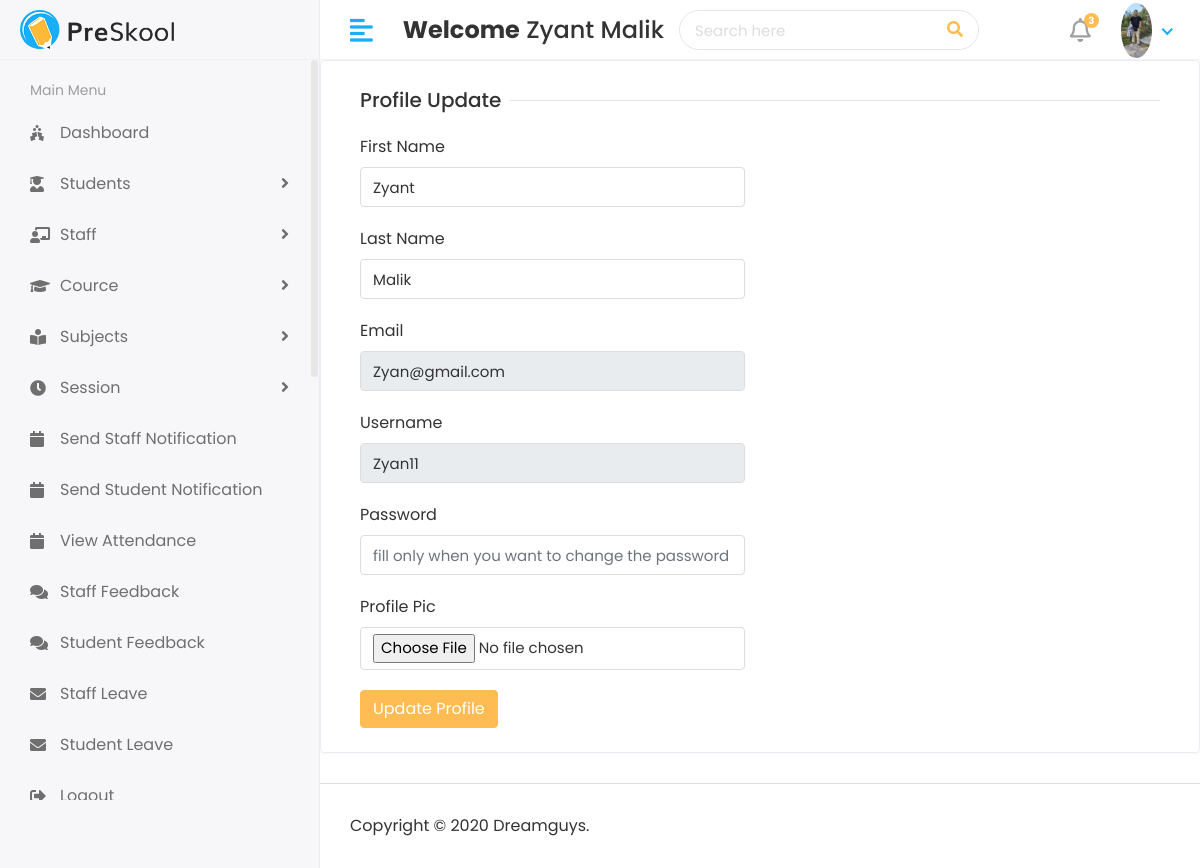
Page /profile/ (signed in) on the earlier database version.
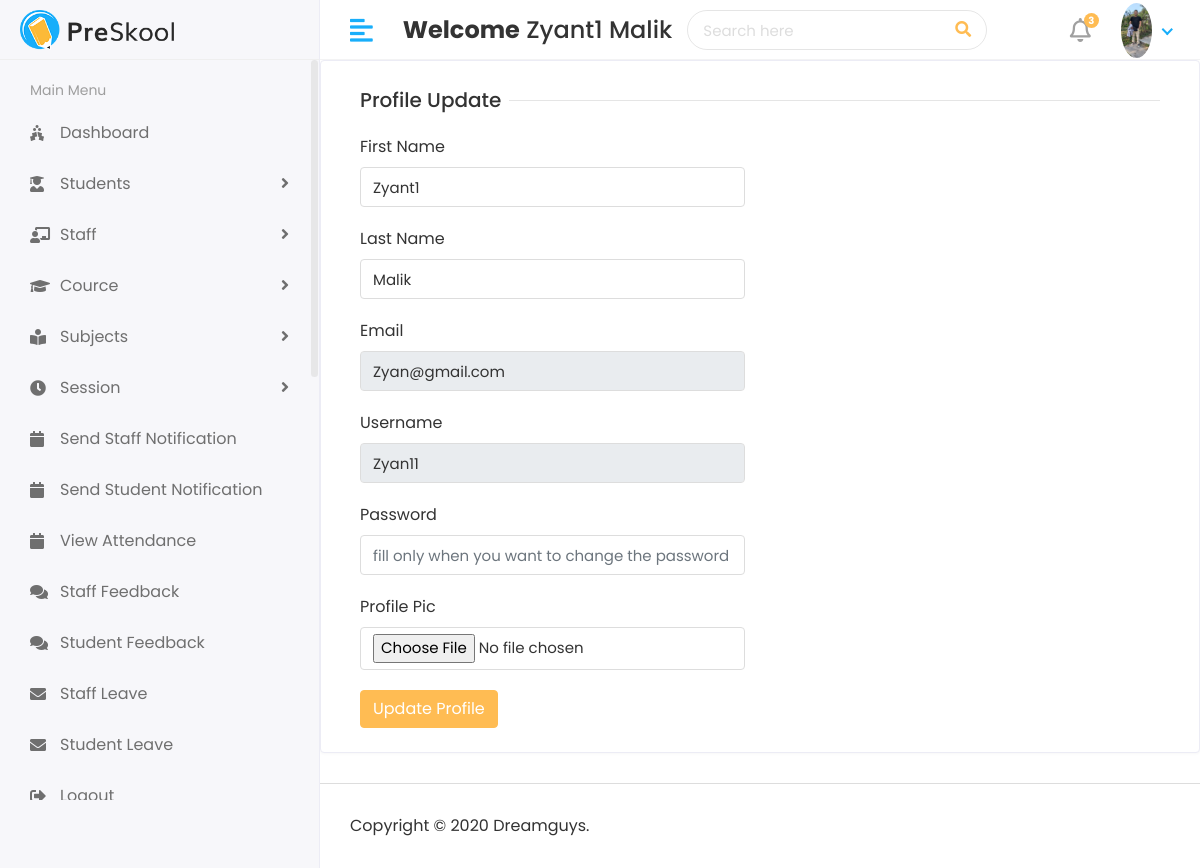
Same page on the later database version.
### app_attendance_system/models.py (models this page shows)
class CustomUser(AbstractUser):
    USER = {
        (1, 'HOD'),
        (2, 'STAFF'),
        (3, 'STUDENT'),
    }
    user_type= models.CharField(choices=USER, max_length=1, default=1)
    profile_pic = models.ImageField(upload_to='static/assets/img/profile_pic/')

### app_attendance_system/views.py (the view)
# urls.py: path('profile/', views.Profile, name='profile'),
def Profile(request):
    user=CustomUser.objects.get(id=request.user.id)
    context ={
        "user":user,
    }
    return render(request, 'profile/users-profile.html',context)

### templates/profile/users-profile.html (shortened to what this page needs)
{% extends "layouts/master.html" %} {% load static %}
{%block content %}
<div class="row">
  <div class="col-sm-12">
    <div class="card">
      <div class="card-body">
        <form action="{% url 'update-profile' %}" method= "post" enctype='multipart/form-data'>
            <div class="col-12">
              <h5 class="form-title"><span>Profile Update</span></h5>
            </div>
            <div class="col-12 col-sm-6">
              <div class="form-group">
                <label>First Name</label>
                <input type="text" class="form-control" name="first_name" value="{{user.first_name}}"/>
              </div>
            </div>
            <div class="col-12 col-sm-6">
              <div class="form-group">
                <label>Last Name</label>
                <input type="text" class="form-control" name="last_name" value="{{user.last_name}}"/>
              </div>
            </div>
            <div class="col-12 col-sm-6">
              <div class="form-group">
                <label>Email</label>
                <input type="email" class="form-control" readonly name="email" value="{{user.email}}" />
              </div>
            </div>
            <div class="col-12 col-sm-6">
              <div class="form-group">
                <label>Username</label>
                <input type="text" class="form-control" readonly name="username"  value="{{user.username}}" />
              </div>
            </div>
            <div class="col-12 col-sm-6">
              <div class="form-group">
                <label>Password</label>
                <input type="password" class="form-control" placeholder="fill only when you want to change the password" name= "password"/>
              </div>
            </div>
            <div class="col-12 col-sm-6">
              <div class="form-group">
                <label>Profile Pic</label>
                <input type="file" class="form-control" name="profile_pic" />
              </div>
            </div>
            <div class="col-12">
              <button type="submit" class="btn btn-primary">Update Profile</button>
            </div>
        </form>
      </div>
    </div>
  </div>
</div>
{% endblock %}

### templates/layouts/master.html (shortened to what this page needs)
{% load static %}
<!DOCTYPE html>
<html lang="en">
   <head>
      <link rel="stylesheet" href="{% static 'assets/plugins/bootstrap/css/bootstrap.min.css' %}">
      <link rel="stylesheet" href="{% static 'assets/plugins/fontawesome/css/fontawesome.min.css' %}">
      <link rel="stylesheet" href="{% static 'assets/plugins/fontawesome/css/all.min.css' %}">
      <link rel="stylesheet" href="{% static 'assets/css/style.css' %}">
       <link rel="stylesheet" href="{% static 'assets/plugins/datatables/datatables.min.css' %}">
   </head>
   <body>
      <div class="main-wrapper">
         {% include "components/header.html" %}
         {% include "components/sidebar.html" %}
         <div class="page-wrapper">
                {% block content %}
         {% endblock  %}
            {% include "components/footer.html" %}
      </div>
   </div>
   </body>
</html>

### templates/components/header.html (shortened to what this page needs)
{%load static%}
<div class="header">
    <div class="header-left">
       <a href="index.html" class="logo">
       <img src="{% static 'assets/img/logo.png' %}" alt="Logo">
       </a>
    </div>
    <a href="javascript:void(0);" id="toggle_btn">
    <i class="fas fa-align-left"></i>
    </a>
    <div class="top-nav-search mt-3">
      <h4><strong>Welcome</strong>&nbsp;<span>{{user.first_name}} {{user.last_name}}</span></h4>
    </div>
    <div class="top-nav-search">
       <form>
          <input type="text" class="form-control" placeholder="Search here">
          <button class="btn" type="submit"><i class="fas fa-search"></i></button>
       </form>
    </div>
    <ul class="nav user-menu">
       <li class="nav-item dropdown noti-dropdown">
          <a href="#" class="dropdown-toggle nav-link" data-toggle="dropdown">
          <i class="far fa-bell"></i> <span class="badge badge-pill">3</span>
          </a>
       </li>
       <li class="nav-item dropdown has-arrow">
          <a href="#" class="dropdown-toggle nav-link" data-toggle="dropdown">
            {% if user.profile_pic == "" %}
            <span class="user-img"><img class="rounded-circle" src="{% static 'assets/img/no image.jpg' %}" width=31 width="31" alt="profile pic"></span>
            {% else %}
          <span class="user-img"><img class="rounded-circle" src="/{{user.profile_pic}}" width=31 width="31" alt="profile pic"></span>
          {% endif %}
          </a>
       </li>
    </ul>
 </div>

### templates/components/sidebar.html (shortened to what this page needs)
{%load static%}
{% load active_link_tags %}
<div class="sidebar" id="sidebar">
    <div class="sidebar-inner slimscroll">
       <div id="sidebar-menu" class="sidebar-menu">
          <ul>
             <li class="menu-title">
                <span>Main Menu</span>
             </li>
             <li class="{% active_link 'hod' 'active' %}">
               <a href="{% url 'hod' %}"><i class="fas fa-holly-berry"></i> <span>Dashboard</span></a>
            </li>
             <li class="submenu {% active_link 'view-student' 'active' %}{% active_link 'add-student' 'active' %}">
                <a href="#"><i class="fas fa-user-graduate"></i> <span> Students</span> <span class="menu-arrow"></span></a>
             </li>
             <li class="submenu {% active_link 'view-staff' 'active' %}{% active_link 'add-staff' 'active' %}">
                <a href="#"><i class="fas fa-chalkboard-teacher"></i> <span> Staff</span> <span class="menu-arrow"></span></a>
             </li>
             <li class="submenu {% active_link 'view-cource' 'active' %}{% active_link 'add-cource' 'active' %}">
                <a href="#"><i class="fa fa-graduation-cap"></i> <span> Cource</span> <span class="menu-arrow"></span></a>
             </li>
             <li class="submenu {% active_link 'view-subject' 'active' %}{% active_link 'add-subject' 'active' %}">
                <a href="#"><i class="fas fa-book-reader"></i> <span> Subjects</span> <span class="menu-arrow"></span></a>
             </li>
             <li class="submenu {% active_link 'add-session' 'active' %}{% active_link 'view-session' 'active' %}">
                <a href="#"><i class="fas fa-clock"></i> <span> Session</span> <span class="menu-arrow"></span></a>
             </li>
             <li>
               <a href="holiday.html"><i class="fa fa-calendar"></i> <span>Send Staff Notification</span></a>
            </li>
             <li>
               <a href="holiday.html"><i class="fa fa-calendar"></i> <span>Send Student Notification</span></a>
            </li>
             <li>
               <a href="holiday.html"><i class="fa fa-calendar"></i> <span>View Attendance</span></a>
            </li>
             <li>
               <a href="holiday.html"><i class="fas fa-comments"></i> <span>Staff Feedback</span></a>
            </li>
             <li>
               <a href="holiday.html"><i class="fas fa-comments"></i> <span>Student Feedback</span></a>
            </li>
             <li>
               <a href="holiday.html"><i class="fas fa-envelope"></i> <span>Staff Leave</span></a>
            </li>
             <li>
               <a href="holiday.html"><i class="fas fa-envelope"></i> <span>Student Leave</span></a>
            </li>
             <li>
               <a href="holiday.html"><i class="fa fa-sign-out-alt"></i> <span>Logout</span></a>
            </li>
          </ul>
       </div>
    </div>
 </div>

### templates/components/footer.html
{%load static%}
<footer>
    <p>Copyright © 2020 Dreamguys.</p>
 </footer>

Differences in the rows shown:
changed CustomUser "Malik": first_name "Zyant" → "Zyant1"
